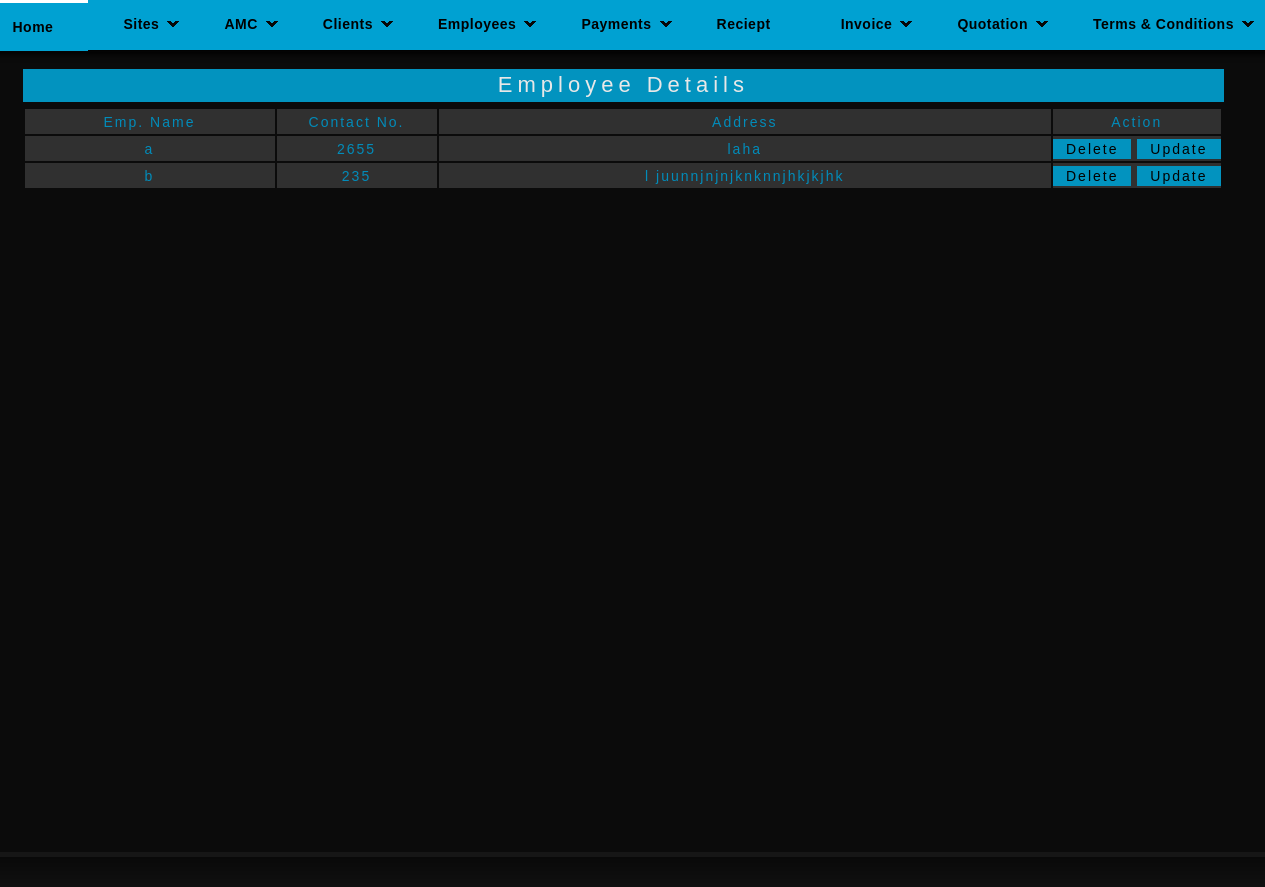
The page /employee.php on the database as committed earlier.
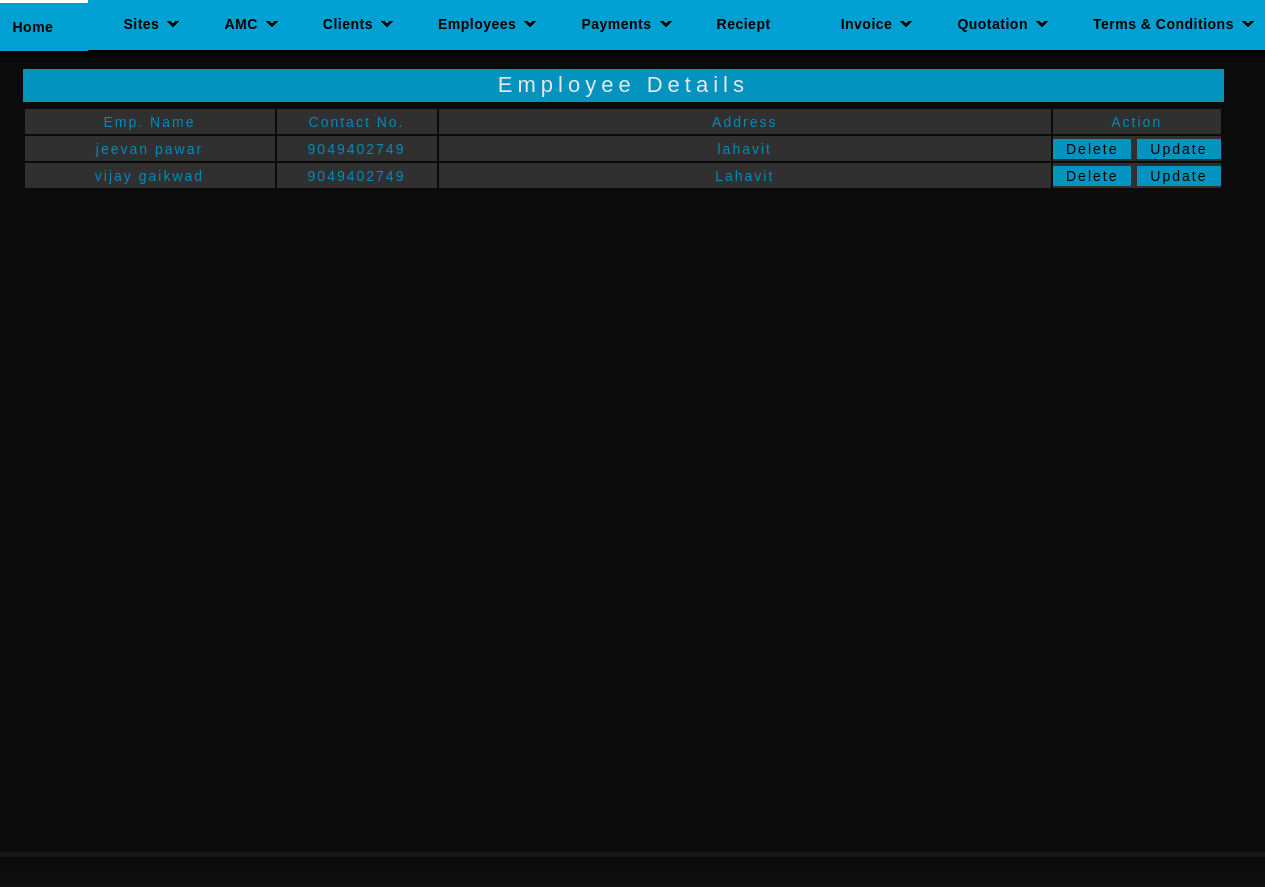
The same page on the database as committed later.
### tables this page shows
CREATE TABLE IF NOT EXISTS `emp` (
  `e_id` int(11) NOT NULL AUTO_INCREMENT,
  `e_name` varchar(100) NOT NULL,
  `e_add` varchar(100) NOT NULL,
  `e_contact` bigint(11) NOT NULL,
  `e_desig` varchar(11) NOT NULL,
  PRIMARY KEY (`e_id`)
);

### employee.php (the view, shortened to what this page needs)
<?php
	$e_qry_f="select * from emp";
	$e_res_f=mysql_query($e_qry_f);
?>
<html>
<head><title>Anmol Water Tank Cleaners</title>
<link rel="stylesheet" href="styles.css" type="text/css" />
</head>
<body>
<div id="container">
    <?php
	include("header.php");
	?>
    <div id="sub-header">
    <div class="quo">
    	<br />
		<div class="quotation"><center>Employee Details</center></div>
        <div>
        <table class="emp_tab">
        <tr class="emp_header">
        <td width="250">Emp. Name</td>
        <td width="160">Contact No.</td>
        <td>Address</td>
        <td width="70">Action</td>
        </tr>
        <?php
		while($e_row=mysql_fetch_array($e_res_f))
		{
        echo "<tr class='emp_header'>";
        echo "<td width='250'>";
		echo $e_row[1];
		echo "</td>";
        echo "<td width='160'>";
		echo $e_row[3];
		echo "</td>";
		echo "<td>";
		echo $e_row[2];
		echo "</td>";
        echo "<td width='70' class='print'>";
		echo "<a href='?e_id1=$e_row[0]' onclick='return confirmSubmit()'>Delete</a>&nbsp;<a href='updateemp.php?e_id2=$e_row[0]'>Update</a>";
		echo "</td>";
		echo "</tr>";
		}
		?>
        </table>
        </div>
    </div>
    </div>
    </div>
 <div id="footer">
    </div>
</body>
</html>

Rows that differ between the two databases and show on the page:
changed emp: e_name "a" → "jeevan pawar"; e_contact "2655" → "9049402749"; e_add "laha" → "lahavit"
changed emp: e_name "b" → "vijay gaikwad"; e_contact "235" → "9049402749"; e_add "l juunnjnjnjknknnjhkjkjhk" → "Lahavit"
